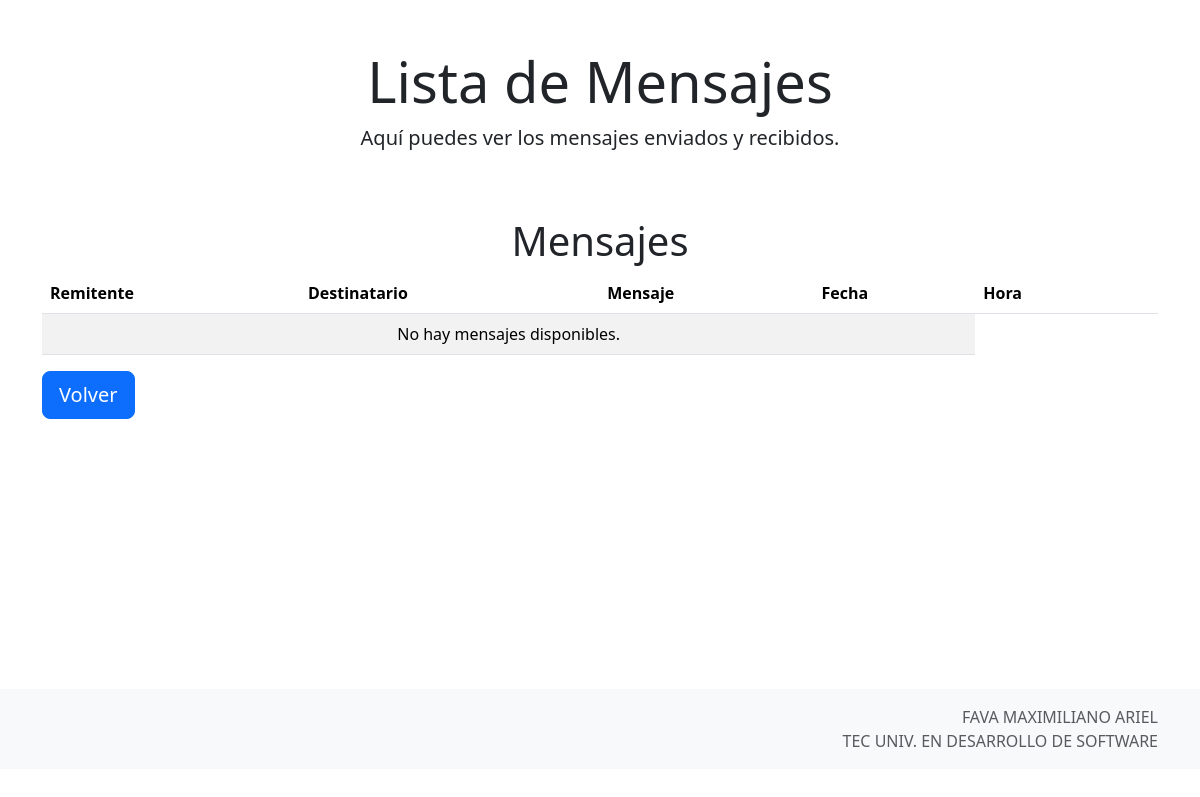
Before: /mensajes/ with the older database file.
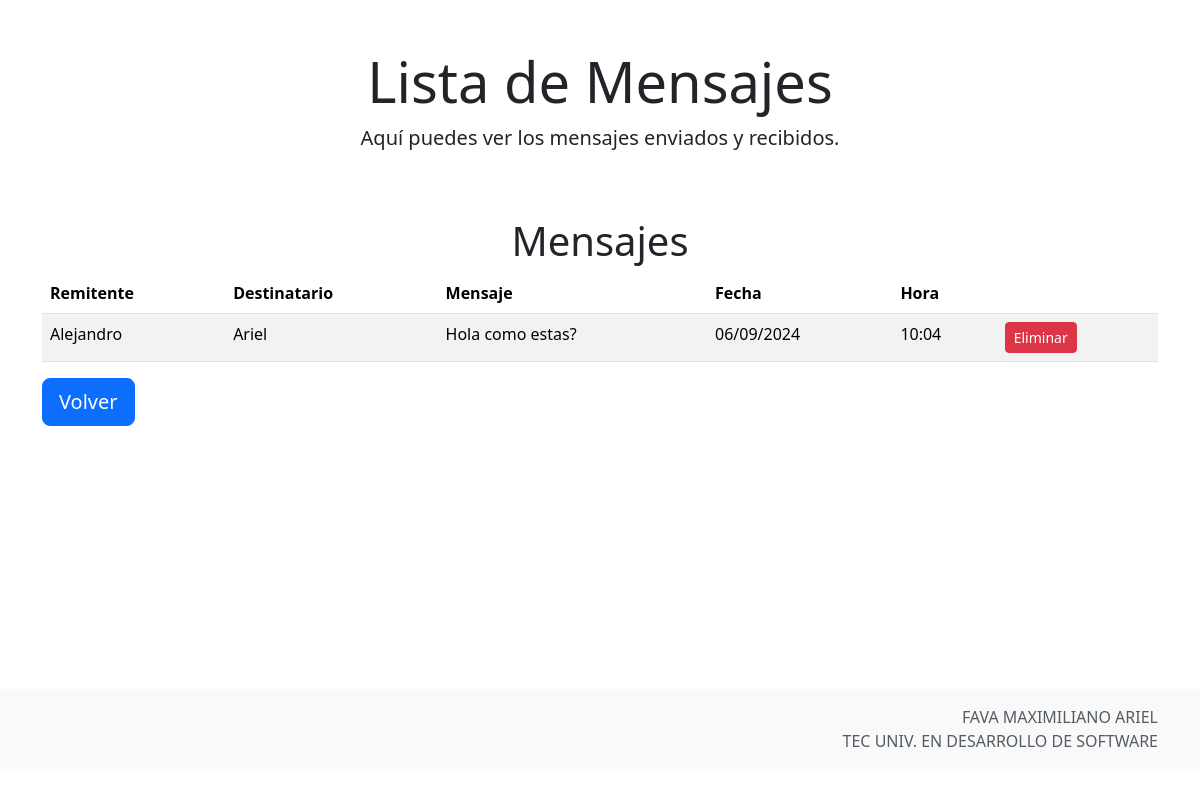
After: the same page with the newer database file.
### mensajes/models.py (models this page shows, shortened)
class Mensaje(models.Model):
    remitente = models.CharField(max_length=255)
    destinatario = models.CharField(max_length=255)
    texto = models.TextField()
    fecha_hora = models.DateTimeField(auto_now=True)

### mensajes/views.py (the view)
# urls.py: path('mensajes/', MensajeListView.as_view(), name='mensaje_list'),
class MensajeListView(View):
    def get(self, request):
        mensajes = Mensaje.objects.all()
        return render(request, 'mensajes/mensaje_list.html', {'mensajes': mensajes})

### mensajes/templates/mensajes/mensaje_list.html (shortened to what this page needs)
{% extends 'mensajes/base.html' %}
{% block header_title %}Lista de Mensajes{% endblock %}
{% block header_description %}Aquí puedes ver los mensajes enviados y recibidos.{% endblock %}
{% block content %}
<div class="container mt-5">
    <h1 class="text-center">Mensajes</h1>
    <table class="table table-striped">
        <thead>
            <tr>
                <th>Remitente</th>
                <th>Destinatario</th>
                <th>Mensaje</th>
                <th>Fecha</th>
                <th>Hora</th>
                <th></th>
            </tr>
        </thead>
        <tbody>
            {% for mensaje in mensajes %}
            <tr>
                <td>{{ mensaje.remitente }}</td>
                <td>{{ mensaje.destinatario}}</td>
                <td>{{ mensaje.texto }}</td>
                <td>{{ mensaje.fecha_hora|date:"d/m/Y" }}</td>
                <td>{{ mensaje.fecha_hora|date:"H:i"}}</td>
                <td>
                    <form method="POST" action="{% url 'mensajes:mensaje_delete' mensaje.id %}" style="display:inline;">
                        <button type="submit" class="btn btn-danger btn-sm">Eliminar</button>
                    </form>
                </td>
            </tr>
            {% empty %}
            <tr>
                <td colspan="4" class="text-center">No hay mensajes disponibles.</td>
            </tr>
            {% endfor %}
        </tbody>
    </table>
    <a href="{% url 'mensajes:index' %}" class="btn btn-primary btn-lg">Volver</a>
</div>
{% endblock %}

Changed rows visible on the page:
added Mensaje: remitente "Alejandro", destinatario "Ariel", texto "Hola como estas?", fecha_hora "06/09/2024", fecha_hora "10:04"
Other visible differences:
text no longer shown: "No hay mensajes disponibles."
